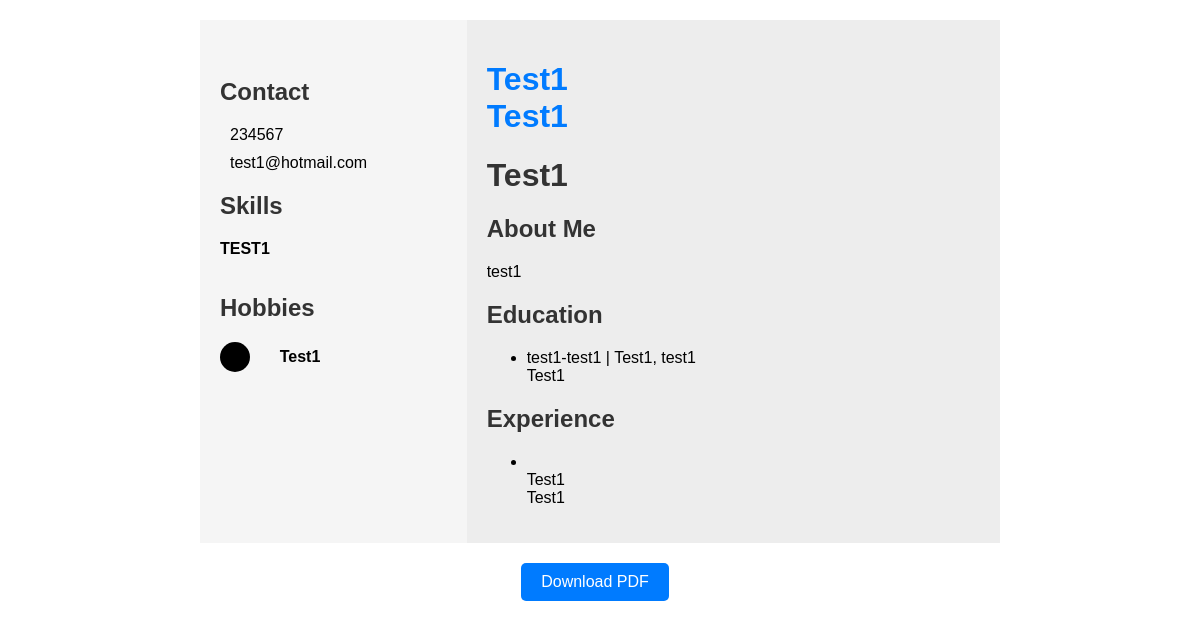
The app's page /Views/resume-template.php with its own data.
### tables this page shows
CREATE TABLE resumes (
        id INTEGER PRIMARY KEY AUTOINCREMENT,
        profile TEXT NOT NULL,
        first_name TEXT NOT NULL,
        last_name TEXT NOT NULL,
        profession TEXT NOT NULL,
        email TEXT NOT NULL,
        phone TEXT NOT NULL,
        about_me TEXT NOT NULL
    );

CREATE TABLE skills (
                                      id INTEGER PRIMARY KEY AUTOINCREMENT,
                                      resume_id INTEGER,
                                      skill TEXT,
                                      skill_level TEXT,
                                      FOREIGN KEY (resume_id) REFERENCES resumes(id)
);

CREATE TABLE hobbies (
                                       id INTEGER PRIMARY KEY AUTOINCREMENT,
                                       resume_id INTEGER,
                                       hobby TEXT,
                                       FOREIGN KEY (resume_id) REFERENCES resumes(id)
);

CREATE TABLE educations (
                                          id INTEGER PRIMARY KEY AUTOINCREMENT,
                                          resume_id INTEGER,
                                          institute TEXT,
                                          degree TEXT,
                                          from_date TEXT,
                                          to_date TEXT,
                                          grade TEXT,
                                          FOREIGN KEY (resume_id) REFERENCES resumes(id)
);

CREATE TABLE experiences (
                                           id INTEGER PRIMARY KEY AUTOINCREMENT,
                                           resume_id INTEGER,
                                           title TEXT,
                                           description TEXT,
                                           FOREIGN KEY (resume_id) REFERENCES resumes(id)
);

### Script/db.php (called while the page is built, shortened)
<?php
require_once '../Models/Resume.php';
function retrieveLastResume(): ResumeModel
{
    require_once '../Models/Resume.php';
    try {
        $dsn = 'sqlite:../Script/db.sqlite';
        $pdo = new PDO($dsn);
        $pdo->setAttribute(PDO::ATTR_ERRMODE, PDO::ERRMODE_EXCEPTION);
    } catch (PDOException $e) {
        die("Connection failed: " . $e->getMessage());
    }
    $stmt = $pdo->prepare("SELECT * FROM resumes ORDER BY id DESC LIMIT 1");
    $stmt->execute();
    $result = $stmt->fetch(PDO::FETCH_ASSOC);
    $resume = new ResumeModel(
        $result['profile'],
        $result['first_name'],
        $result['last_name'],
        $result['profession'],
        $result['email'],
        $result['phone'],
        $result['about_me']
    );
    $stmt = $pdo->prepare("SELECT * FROM skills WHERE resume_id = ?");
    $stmt->bindValue(1, $result['id'], PDO::PARAM_INT);
    $stmt->execute();
    $skills = $stmt->fetchAll(PDO::FETCH_ASSOC);
    foreach ($skills as $skill) {
        $resume->addSkill($skill['skill'], $skill['skill_level']);
    }
    $stmt = $pdo->prepare("SELECT * FROM hobbies WHERE resume_id = ?");
    $stmt->bindValue(1, $result['id'], PDO::PARAM_INT);
    $stmt->execute();
    $hobbies = $stmt->fetchAll(PDO::FETCH_ASSOC);
    foreach ($hobbies as $hobby) {
        $resume->addHobby($hobby['hobby']);
    }
    $stmt = $pdo->prepare("SELECT * FROM educations WHERE resume_id = ?");
    $stmt->bindValue(1, $result['id'], PDO::PARAM_INT);
    $stmt->execute();
    $educations = $stmt->fetchAll(PDO::FETCH_ASSOC);
    foreach ($educations as $education) {
        $resume->addEducation(
            $education['institute'],
            $education['degree'],
            $education['from_date'],
            $education['to_date'],
            $education['grade']
        );
    }
    $stmt = $pdo->prepare("SELECT * FROM experiences WHERE resume_id = ?");
    $stmt->bindValue(1, $result['id'], PDO::PARAM_INT);
    $stmt->execute();
    $experiences = $stmt->fetchAll(PDO::FETCH_ASSOC);
    foreach ($experiences as $experience) {
        $resume->addExperience($experience['title'], $experience['description']);
    }
    return $resume;
}

### Models/Resume.php (called while the page is built, shortened)
<?php
require 'Skill.php';
require 'Hobby.php';
require 'Education.php';
require 'Experience.php';
class ResumeModel {
    public function __construct($profile, $firstName, $lastName, $profession, $email, $phone, $aboutMe, $dbId = null) {
        $this->firstName = $firstName;
        $this->lastName = $lastName;
        $this->profession = $profession;
        $this->email = $email;
        $this->phone = $phone;
        $this->aboutMe = $aboutMe;
    }
}

### Models/Skill.php (called while the page is built, shortened)
<?php
class SkillModel {
    public function __construct($skill, $skillLevel) {
        $this->skill = $skill;
    }
}

### Models/Hobby.php (called while the page is built, shortened)
<?php
class HobbyModel {
    public function __construct($hobby) {
        $this->hobby = $hobby;
    }
}

### Models/Education.php (called while the page is built, shortened)
<?php
class EducationModel {
    public function __construct($institute, $degree, $from, $to, $grade) {
        $this->institute = $institute;
        $this->degree = $degree;
        $this->from = $from;
        $this->to = $to;
        $this->grade = $grade;
    }
}

### Models/Experience.php (called while the page is built, shortened)
<?php
class ExperienceModel {
    public function __construct($title, $description) {
        $this->title = $title;
        $this->description = $description;
    }
}

### Views/resume-template.php (the view, shortened to what this page needs)
<?php
require_once '../Script/db.php';
if ($_GET['id']) {
    require_once '../Models/Resume.php';
    $dsn = 'sqlite:../Script/db.sqlite';
    $pdo = new PDO($dsn);
    $pdo->setAttribute(PDO::ATTR_ERRMODE, PDO::ERRMODE_EXCEPTION);
    $stmt = $pdo->prepare("SELECT * FROM resumes WHERE id = ?");
    $stmt->bindValue(1, $_GET['id'], PDO::PARAM_INT);
    $stmt->execute();
    $result = $stmt->fetch(PDO::FETCH_ASSOC);
    $resume = new ResumeModel(
        $result['profile'],
        $result['first_name'],
        $result['last_name'],
        $result['profession'],
        $result['email'],
        $result['phone'],
        $result['about_me']
    );
    $stmt = $pdo->prepare("SELECT * FROM skills WHERE resume_id = ?");
    $stmt->bindValue(1, $result['id'], PDO::PARAM_INT);
    $stmt->execute();
    $skills = $stmt->fetchAll(PDO::FETCH_ASSOC);
    foreach ($skills as $skill) {
        $resume->addSkill($skill['skill'], $skill['skill_level']);
    }
    $stmt = $pdo->prepare("SELECT * FROM hobbies WHERE resume_id = ?");
    $stmt->bindValue(1, $result['id'], PDO::PARAM_INT);
    $stmt->execute();
    $hobbies = $stmt->fetchAll(PDO::FETCH_ASSOC);
    foreach ($hobbies as $hobby) {
        $resume->addHobby($hobby['hobby']);
    }
    $stmt = $pdo->prepare("SELECT * FROM educations WHERE resume_id = ?");
    $stmt->bindValue(1, $result['id'], PDO::PARAM_INT);
    $stmt->execute();
    $educations = $stmt->fetchAll(PDO::FETCH_ASSOC);
    foreach ($educations as $education) {
        $resume->addEducation(
            $education['institute'],
            $education['degree'],
            $education['from_date'],
            $education['to_date'],
            $education['grade']
        );
    }
    $stmt = $pdo->prepare("SELECT * FROM experiences WHERE resume_id = ?");
    $stmt->bindValue(1, $result['id'], PDO::PARAM_INT);
    $stmt->execute();
    $experiences = $stmt->fetchAll(PDO::FETCH_ASSOC);
    foreach ($experiences as $experience) {
        $resume->addExperience(
            $experience['title'],
            $experience['description']
        );
    }
}
else {
    $resume = retrieveLastResume();
}
?>
    <!DOCTYPE html>
    <html lang="en">
    <head>
        <link rel="stylesheet" href="Style/resume.css">
    </head>
    <body>
    <div class="grid-container">
        <div class="zone-1">
            <div class="toCenter">
            </div>
            <div class="contact-box">
                <div class="title">
                    <h2>Contact</h2>
                </div>
                <div class="call">
                    <div class="text"><?php echo $resume->phone; ?></div>
                </div>
                <div class="email">
                    <div class="text"><?php echo $resume->email; ?></div>
                </div>
            </div>
            <div class="personal-box">
                <div class="title">
                    <h2>Skills</h2>
                </div>
                <?php
                foreach ($resume->skills as $skill) {
                    echo "<div class='skill-1'>
                        <p><strong>" . strtoupper($skill->skill) . "</strong></p>
                        <div class='progress'>";
                    echo '</div></div>';
                }
                ?>
            </div>
            <div class="hobbies-box">
                <div class="title">
                    <h2>Hobbies</h2>
                </div>
                <?php
                foreach ($resume->hobbies as $hobby) {
                    echo "<div class='d-flex align-items-center'>
                        <div class='circle'> <div style='margin-left: 130px'><strong>" . ucwords($hobby->hobby) . "</strong></div> </div>
                    </div>";
                }
                ?>
            </div>
        </div>
        <div class="zone-2">
            <div class="headTitle">
                <h1><?php echo ucwords($resume->firstName); ?><br><b><?php echo ucwords($resume->lastName); ?></b></h1>
            </div>
            <div class="subTitle">
                <h1><?php echo ucwords($resume->profession); ?></h1>
            </div>
            <div class="group-1">
                <div class="title">
                    <div class="box">
                        <h2>About Me</h2>
                    </div>
                </div>
                <div class="desc"><?php echo $resume->aboutMe; ?></div>
            </div>
            <div class="group-2">
                <div class="title">
                    <div class="box">
                        <h2>Education</h2>
                    </div>
                </div>
                <div class="desc">
                    <?php
                    foreach ($resume->educations as $education) {
                        echo "<ul>
                            <li>
                                <div class='msg-1'>" . $education->from . "-" . $education->to . " | " .
                            ucwords($education->degree) . ", " . $education->grade . "</div>
                                <div class='msg-2'>" . ucwords($education->institute) . "</div>
                            </li>
                        </ul>";
                    }
                    ?>
                </div>
            </div>
            <div class="group-3">
                <div class="title">
                    <div class="box">
                        <h2>Experience</h2>
                    </div>
                </div>
                <div class="desc">
                    <?php
                    foreach ($resume->experiences as $experience) {
                        echo "<ul>
                            <li>
                                <div class='msg-1'><br></div>
                                <div class='msg-2'>" . ucwords($experience->title) . "</div>
                                <div class='msg-3'>" . ucfirst($experience->description) . "</div>
                            </li>
                        </ul>";
                    }
                    ?>
                </div>
            </div>
        </div>
    </div>
    <div class="pdf-button">
        <a class="btn" href="../Script/htmlToPdf.php">Download PDF</a>
    </div>
    </body>
    </html>

### Views/Style/resume.css (style rules this page uses)
body { font-family: 'Arial', sans-serif; margin: 0; padding: 0; }
.grid-container { display: grid; grid-template-columns: 1fr 2fr; max-width: 800px; margin: 20px auto; }
.zone-1 { padding: 20px; background-color: #f5f5f5; }
.contact-box { margin-top: 20px; }
.title h2 { color: #333; }
.call, .email { display: flex; align-items: center; margin: 10px 0; }
.hobbies-box { margin-top: 20px; }
.circle { width: 30px; height: 30px; background-color: #000000; border-radius: 50%; display: flex; align-items: center; justify-content: center; margin-right: 10px; }
.zone-2 { padding: 20px; background-color: #ededed; }
.headTitle h1 { color: #007bff; }
.subTitle h1 { color: #333; }
.group-1, .group-2, .group-3 { margin-top: 20px; }
.desc { margin-top: 10px; }
.pdf-button { margin-top: 20px; text-align: center; }
.btn { display: inline-block; padding: 10px 20px; background-color: #007bff; color: #fff; text-decoration: none; border-radius: 5px; margin-right: 10px; }

### records on screen
resumes: phone "234567", email "test1@hotmail.com", first_name "Test1", last_name "Test1", profession "Test1", about_me "test1"
skills: skill "TEST1"
hobbies: hobby "Test1"
educations: from_date "test1", to_date "test1", degree "Test1", grade "test1", institute "Test1"
experiences: title "Test1", description "Test1"
